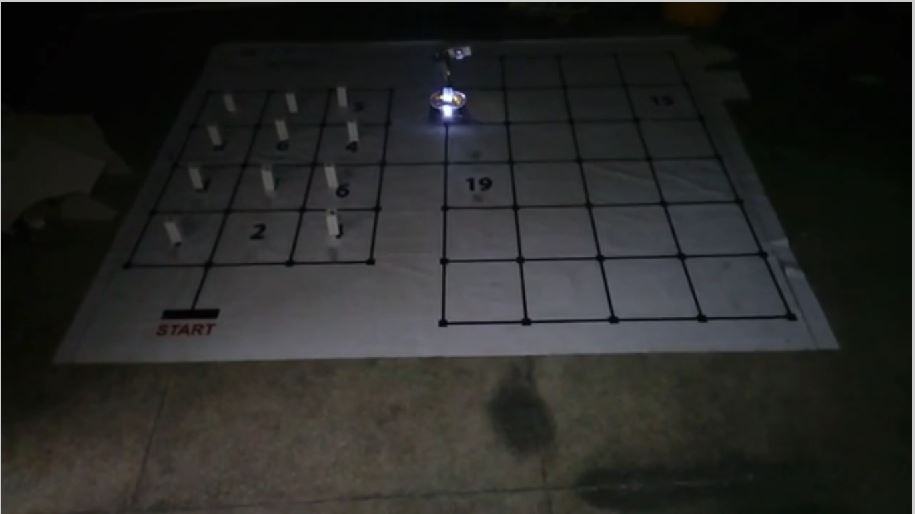
%> input picture Report/Source/3.JPG, 915 x 514 px
$ octave --eval "result = cleanupv1;"   (GNU Octave 9; MATLAB toolbox functions it lacks are replaced by stand-ins)
%> lines starting %> are read from the running program, lines starting %| are printed output that depends on the picture; in (x1, y1, x2, y2) boxes, pixels count from 0 and x2, y2 are one past the last pixel; in counts of white or black regions, pixels touching at a corner belong together; the program's own positions count from 1
function f= cleanupv1(img)
    if nargin==0
        img=imread('test\3.jpg');
%> img is the input picture: size 514x915x3 uint8; mean R, G, B 40.3, 40.8, 39
        size(img)
    end

    copy=img;
    figure,imshow(img);
        title('Original Image');

    color_transformation_structure= makecform('srgb2lab');
    lab_image=applycform(im2double(copy),color_transformation_structure);
%> lab_image: size 514x915x3 double; mean of channels 1, 2, 3 16.3, -0.4, 0.9

    Lchannel=lab_image(:,:,1);
    achannel=lab_image(:,:,2);
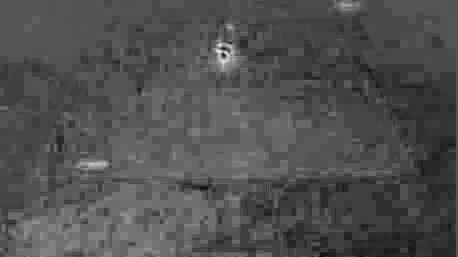
%> achannel: size 514x915 double (shown at 1/2 size); min -6.12, max 12.21, mean -0.363; drawn with min black and max white
    bchannel=lab_image(:,:,3);
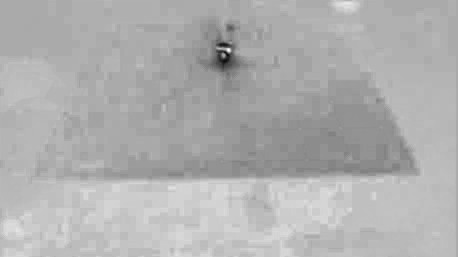
%> bchannel: size 514x915 double (shown at 1/2 size); min -31.73, max 15.61, mean 0.919; drawn with min black and max white

    redm= achannel> max(max(achannel)/4);
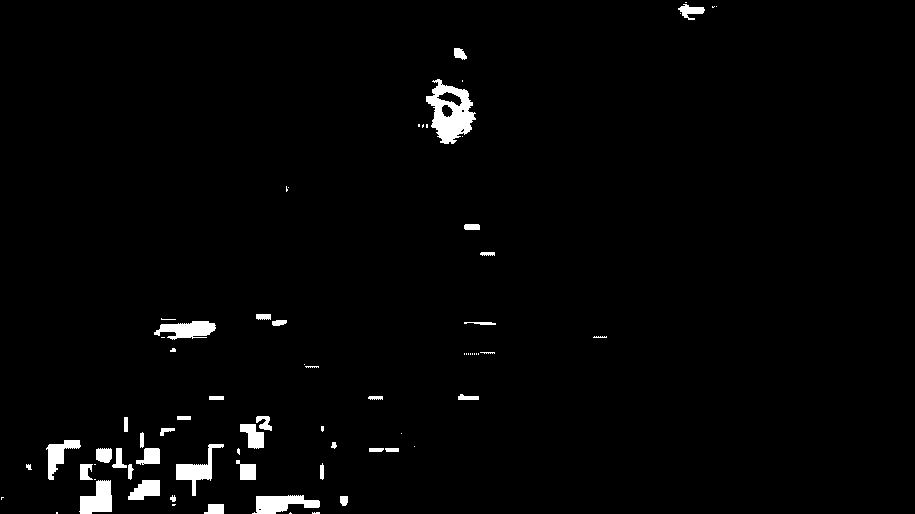
%> redm: size 514x915 logical; 2% white; 74 white regions (34 under 20 px)
    figure,imshow(redm);
        title('Redm Image');
    hold on;
    max_xpy =-1;index_xpy_max =0;
    max_xmy =-1;index_xmy_max =0;
    min_xpy =9999999;index_xpy_min =0;
    min_xmy =9999999;index_xmy_min =0;
    stats=regionprops(redm,'BoundingBox','Centroid','Area');
%> stats = 74 regions; largest, box (x1, y1, x2, y2), Area and Centroid: (426, 79, 476, 144) 1723 [451.5 113.9], (252, 495, 320, 514) 809 [282.3 504.2], (79, 480, 112, 514) 770 [98.5 500], (176, 444, 224, 496) 750 [197.5 470.4], (154, 321, 216, 340) 743 [188.5 330.2]
    for i=1:size(stats)
        if (stats(i).Centroid(1)+stats(i).Centroid(2))>max_xpy
            max_xpy=(stats(i).Centroid(1)+stats(i).Centroid(2));
            index_xpy_max=i
        end
        if (stats(i).Centroid(1)+stats(i).Centroid(2))<min_xpy
            min_xpy=(stats(i).Centroid(1)+stats(i).Centroid(2));
            index_xpy_min=i
        end
        if (stats(i).Centroid(1)-stats(i).Centroid(2))>max_xmy
            max_xmy=(stats(i).Centroid(1)-stats(i).Centroid(2));
            index_xmy_max=i
        end
        if (stats(i).Centroid(1)-stats(i).Centroid(2))<min_xmy
            min_xmy=(stats(i).Centroid(1)-stats(i).Centroid(2));
            index_xmy_min=i
        end
    end
%> this loop made 74 passes
%> (max_xpy, min_xpy, min_xmy, index_xmy_min) on pass 1: (501.2, 501.2, -496, 1)
%> after the loop, index_xmy_max = 74; index_xpy_max = 69; max_xmy = 710; max_xpy = 938.3
    hold on;
    plot(stats(index_xpy_max).Centroid(1),stats(index_xpy_max).Centroid(2),'bs');
    hold on;
    plot(stats(index_xpy_min).Centroid(1),stats(index_xpy_min).Centroid(2),'bs');
    hold on;
    plot(stats(index_xmy_max).Centroid(1),stats(index_xmy_max).Centroid(2),'bs');
    hold on;
    plot(stats(index_xmy_min).Centroid(1),stats(index_xmy_min).Centroid(2),'bs');
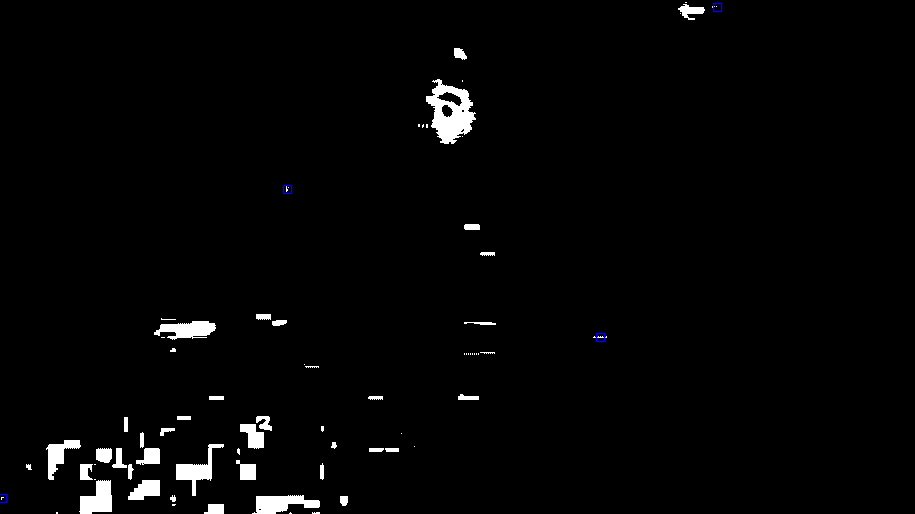
%> figure redrawn from the program's plot data; its title reads 'Redm Image'
    hold on;

    figure,imshow(Lchannel,[]);
    title('L channel');

    figure,imshow(achannel,[]);
    title('a channel');

    figure,imshow(redm,[]);
    title('redm channel');

    figure,imshow(bchannel,[]);
    title('b channel');

    windowSize=2;

    [LMean, aMean, bMean]= GetMeanLABValues(Lchannel,achannel,bchannel,windowSize);

    delL=LMean-Lchannel;
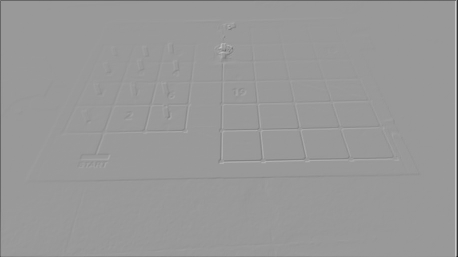
%> delL: size 514x915 double (shown at 1/2 size); min -61.53, max 40.9, mean -0.1; drawn with min black and max white
    dela=aMean-achannel;
    delb=bMean-bchannel;
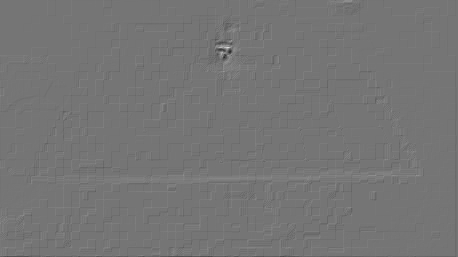
%> delb: size 514x915 double (shown at 1/2 size); min -6.32, max 7.39, mean -0.00156; drawn with min black and max white

    delE=sqrt(delL .^ 2 + dela .^ 2 + delb .^ 2);
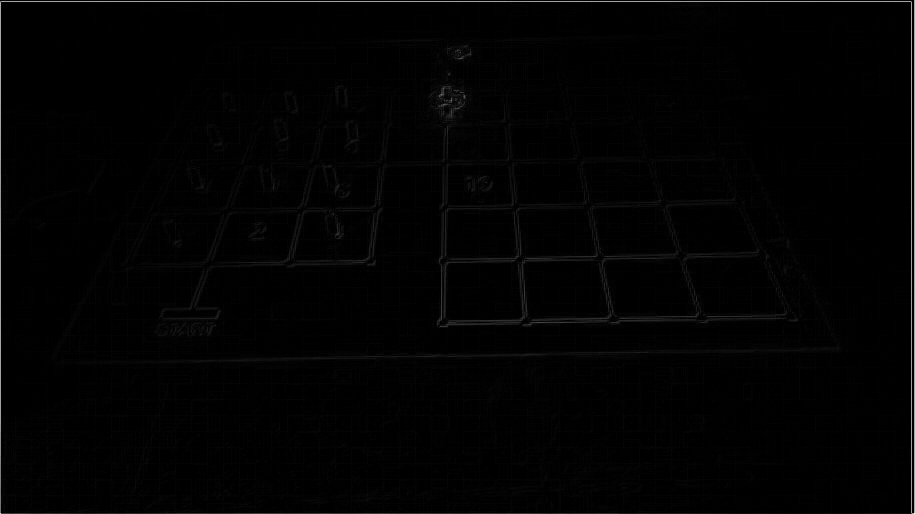
%> delE: size 514x915 double; min 0, max 61.53, mean 0.7; drawn with min black and max white

% %     figure,imshow(delE,[]);
% %     title('Euclidian Dist. between original and mean image');

    copy(:,:,1)=img(:,:,1) .* cast(delE,class(img));
%> copy: size 514x915x3 uint8; mean of channels 1, 2, 3 18.2, 40.8, 39
    copy(:,:,2)=img(:,:,2) .* cast(delE,class(img));
%> copy: size 514x915x3 uint8; mean of channels 1, 2, 3 18.2, 18.3, 39
    copy(:,:,3)=img(:,:,3) .* cast(delE,class(img));
%> copy: size 514x915x3 uint8; mean of channels 1, 2, 3 18.2, 18.3, 18.3
% %     figure,imshow(copy);
% %     title('Supersonic');
    %%========================================================================
    %    To just get white in the arena
% %
% %     se=strel('diamond',2);
% %     ii=imdilate(delE,se);
% %
% %     figure, imshow(ii);
% %     title('Dilated');
% %
% %     ii=imerode(delE,se);
% %
% %     figure, imshow(ii);
% %     title('Erosion');
% %
% % % %
% %     ii=delE;
% %     Ed=edge(ii,'canny');
% %     %Filtered image
% %     Ifilt = imfilter(ii,fspecial('gaussian'));
% %     %Use Ed as logical index into I to and replace with Ifilt
% %     ii(Ed) = Ifilt(Ed);
% %
% %     figure, imshow(ii);
% %     title('After filtering');
% %
% %
% %     i2=imfill(logical(ii),'holes');
% %     figure, imshow(i2);
% %     title('Holes filled');
%   To find max. white area i.e the arena
% %     max_area=-1;
% %     index=-1;
% %     stats=regionprops(logical(delE),'BoundingBox','Centroid','Area')
% %     for i1=1:length(stats)
% %         if(stats(i1).Area>max_area)
% %             max_area=stats(i1).Area;
% %             index=i1;
% %         end
% %     end
% %
% % %   To seperate max. white area i.e the arena
% %     i3=bwareaopen(delE,ceil(max_area/2));
% %     figure, imshow(i3);
% %     title('Max Area');
% % % %     %%===============================================================================
% %     threshold_val=1;
% %     im= delE>=threshold_val;
% %     figure,imshow(im,[]);
% %     title('Mask of high delE');
% %
% %     figure,imshow(~im,[]);
% %     title('Mask of low delE');
end
% %
function [LMean, aMean, bMean]= GetMeanLABValues(Lchannel,achannel,bchannel,windowSize)
    arr=ones(windowSize,windowSize)/windowSize^2;
    LMean=conv2(Lchannel,arr,'same');
    aMean=conv2(achannel,arr,'same');
    bMean=conv2(bchannel,arr,'same');
end

%> (the run ends here)

$ run again, with Report/Source/1.JPG copied over Report/Source/3.JPG
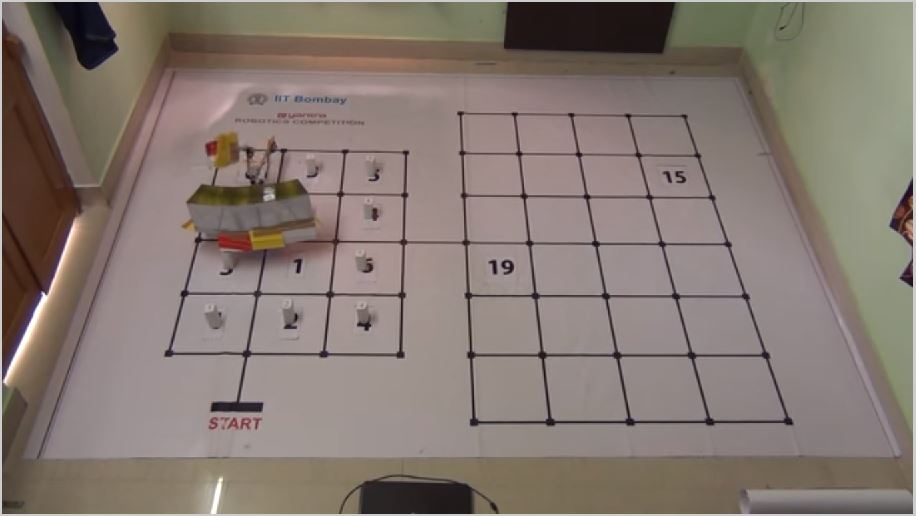
%> input picture Report/Source/1.JPG, 916 x 516 px
%> in cleanupv1, img is the input picture: size 516x916x3 uint8; mean R, G, B 133, 120.7, 113.4
%> lab_image: size 516x916x3 double; mean of channels 1, 2, 3 51.3, 4.1, 6
%> in cleanupv1, `redm= achannel> max(max(achannel)/4);`:
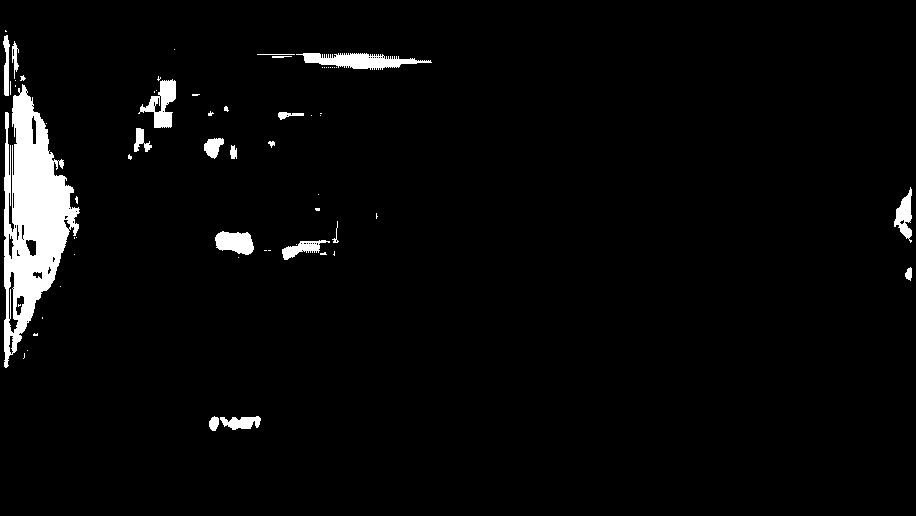
%> redm: size 516x916 logical; 3.5% white; 63 white regions (42 under 20 px)
%> stats = 63 regions; largest, box (x1, y1, x2, y2), Area and Centroid: (4, 84, 80, 368) 10687 [32.9 216.3], (296, 53, 432, 70) 1262 [359.7 61.3], (138, 79, 176, 128) 852 [163 104.9], (215, 231, 254, 255) 694 [235.6 243], (894, 187, 912, 243) 515 [905.3 216.5]
%> the loop in cleanupv1, `for i=1:size(stats)` made 63 passes
%> (max_xpy, min_xpy, index_xpy_min, min_xmy) on pass 1: (74.08, 74.08, 1, -59.81)
%> after the loop in cleanupv1, `for i=1:size(stats)`: index_xmy_max = 62; index_xpy_max = 63; max_xmy = 688.8; max_xpy = 1184.1
%> in cleanupv1, `delE=sqrt(delL .^ 2 + dela .^ 2 + delb .^ 2);`:
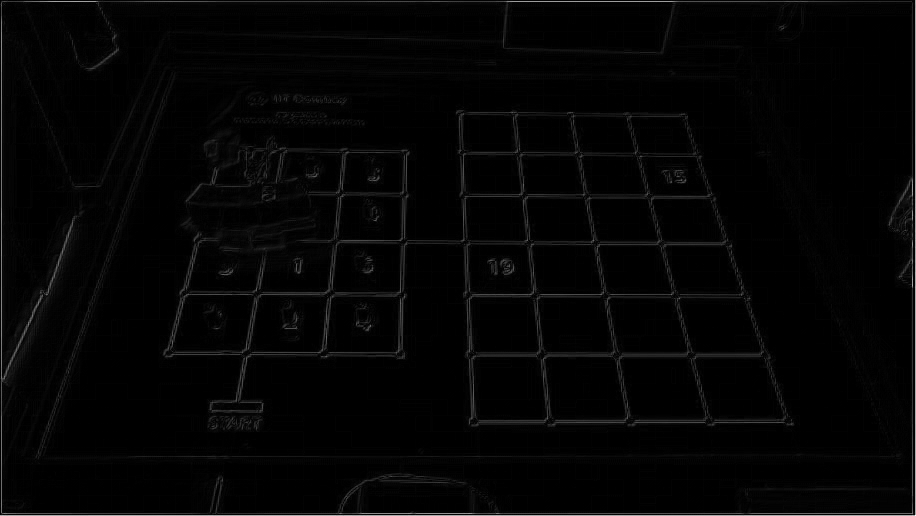
%> delE: size 516x916 double; min 0, max 60.99, mean 1.2; drawn with min black and max white

$ run again, with Report/Source/11.JPG copied over Report/Source/3.JPG
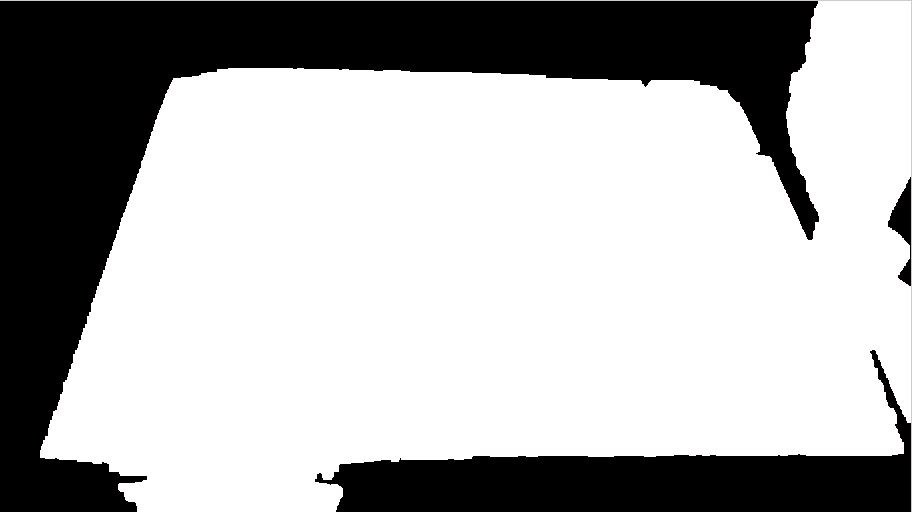
%> input picture Report/Source/11.JPG, 912 x 512 px
%> in cleanupv1, img is the input picture: size 512x912x3 uint8; mean R, G, B 176, 175.6, 175.6
%> lab_image: size 512x912x3 double; mean of channels 1, 2, 3 68.9, 0.1, 0
%> in cleanupv1, `redm= achannel> max(max(achannel)/4);`:
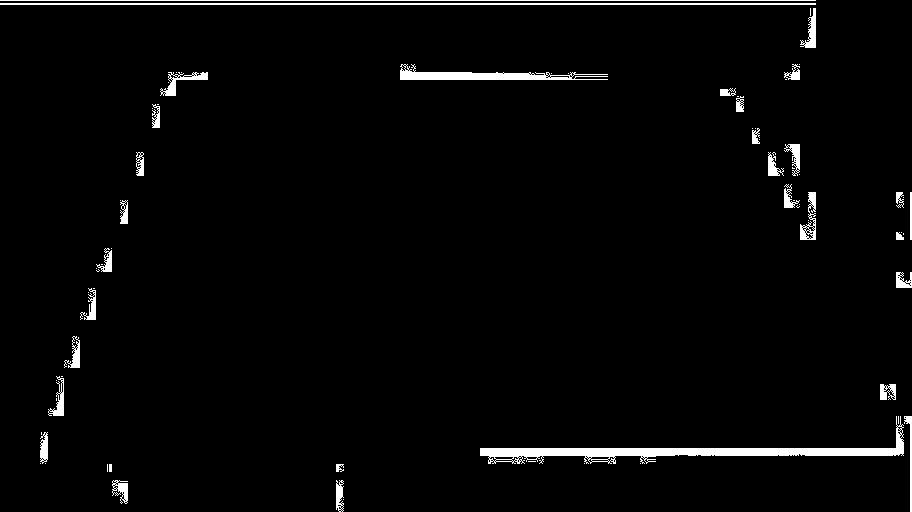
%> redm: size 512x912 logical; 2.7% white; 74 white regions (42 under 20 px)
%> stats = 74 regions; largest, box (x1, y1, x2, y2), Area and Centroid: (480, 416, 904, 464) 3877 [687.8 452.5], (0, 3, 816, 5) 1632 [408.5 4.5], (400, 64, 608, 80) 1367 [484.5 76.5], (0, 0, 816, 1) 816 [408.5 1], (160, 72, 208, 96) 360 [182.5 82.6]
%> the loop in cleanupv1, `for i=1:size(stats)` made 74 passes
%> (max_xpy, min_xpy, max_xmy, min_xmy) on pass 1: (409.5, 409.5, 407.5, 407.5)
%> after the loop in cleanupv1, `for i=1:size(stats)`: index_xmy_max = 64; index_xpy_max = 73; max_xmy = 798.5; max_xpy = 1367.7
%> in cleanupv1, `delE=sqrt(delL .^ 2 + dela .^ 2 + delb .^ 2);`:
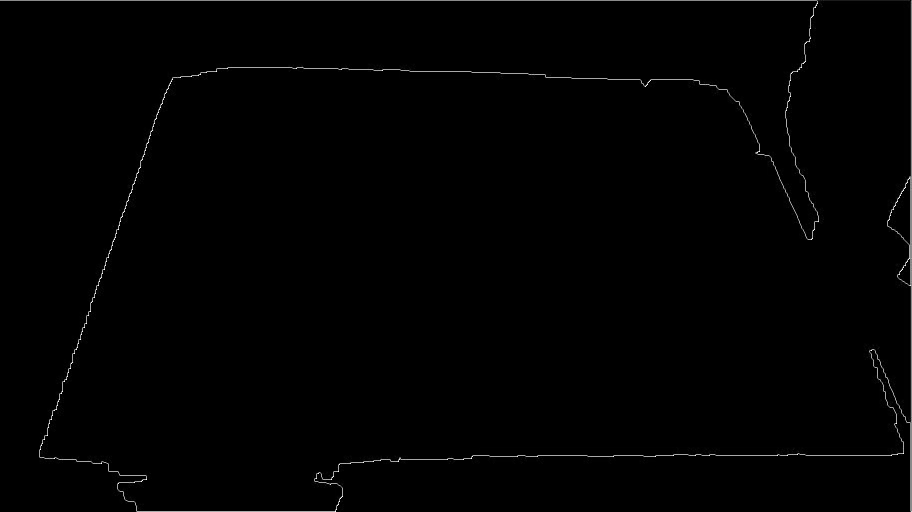
%> delE: size 512x912 double; min 0, max 75, mean 0.5; drawn with min black and max white
